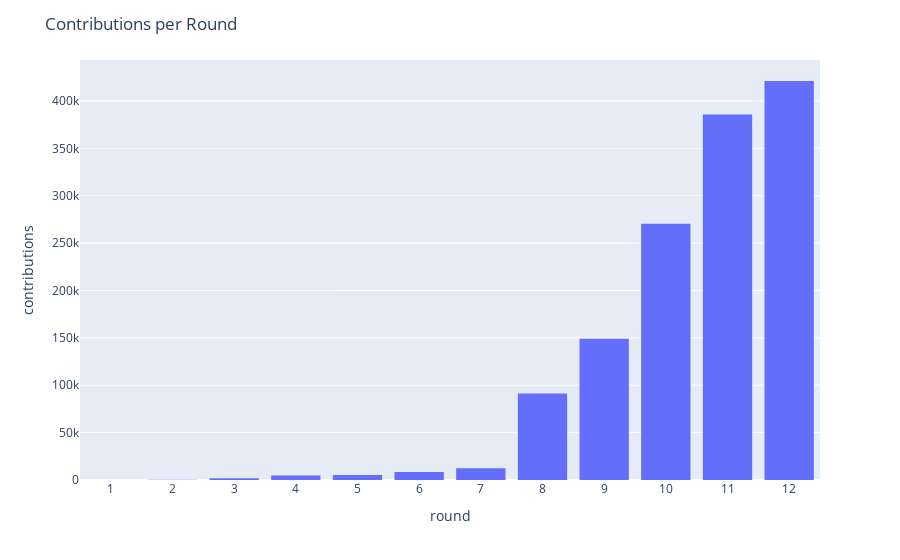

Write notebook code for a chart like this one.
### Markdown cell above
## Round 8
### Questions
* What happened during round 8?
  * There was a significant increase in crowdfunding contributions
  * Was this one big donation? Bigger marketing campaign?

### Key Findings
* Round 8 had a big increase in individual contribution compared to previous rounds
* The grant with the most funding in round 8 (Coin Center) had more contributions than nearly every grant in round 7 combined
* The higher total amount is driven by crowdfunding, not by a larger matched amount
* Round 8 had the lowest proportion of contributions coming from matches, so it looks more like organic growth of contributions
  * It is difficult to figure out from this dataset, since all contributions are aggregated
  * This could potentially be a single large donation

### Code cell
fig = px.histogram(
    df,
    x='round_number',
    y='num_contributions'
)

fig.update_layout({
    'showlegend': False,
    'title': 'Contributions per Round',
    'xaxis_title': 'round',
    'yaxis_title': 'contributions',
    'xaxis_dtick': 1,
    'bargap': 0.2,
})

fig.show()

### Figure 1 — Plotly figure (JSON) as saved in the notebook; plotly's stock layout.template omitted (floating-point values rounded to 4 significant figures; data arrays with more than 128 entries replaced by an {"elided": "..."} marker saying what was removed)
{"data": [{"alignmentgroup": "True", "bingroup": "x", "histfunc": "sum", "hovertemplate": "round_number=%{x}<br>sum of num_contributions=%{y}<extra></extra>", "legendgroup": "", "marker": {"color": "#636efa", "pattern": {"shape": ""}}, "name": "", "offsetgroup": "", "orientation": "v", "showlegend": false, "type": "histogram", "x": {"elided": "5906 int values"}, "xaxis": "x", "y": {"elided": "5906 int values"}, "yaxis": "y"}], "layout": {"bargap": 0.2, "barmode": "relative", "legend": {"tracegroupgap": 0}, "margin": {"t": 60}, "showlegend": false, "title": {"text": "Contributions per Round"}, "xaxis": {"anchor": "y", "domain": [0, 1], "dtick": 1, "title": {"text": "round"}}, "yaxis": {"anchor": "x", "domain": [0, 1], "title": {"text": "contributions"}}}}
